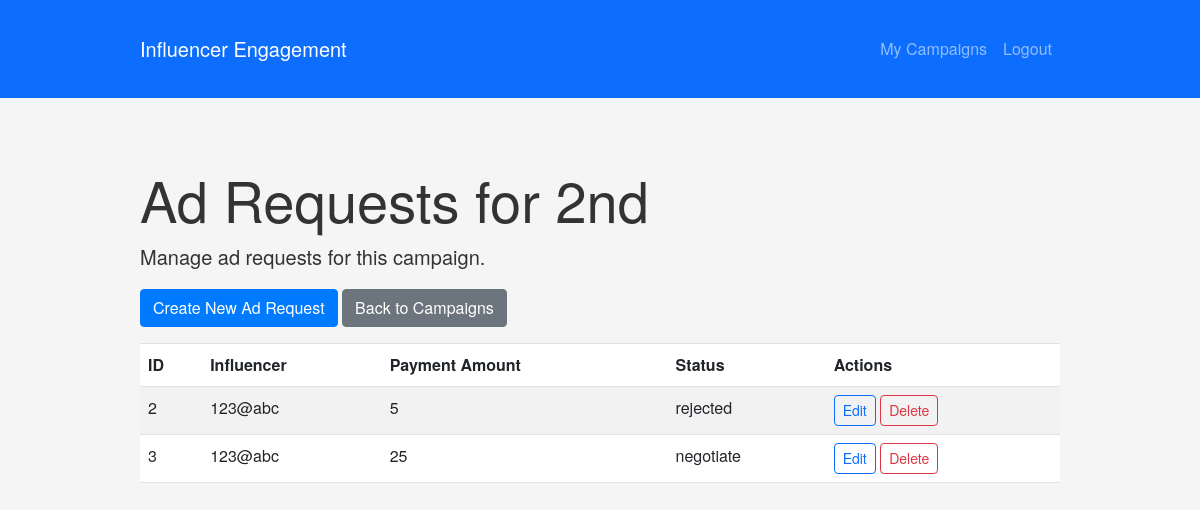
Page /sponsor/ad_requests/2 (signed in) on the committed database.
### app/models.py (models this page shows, shortened)
class Campaign(db.Model):
    id = db.Column(db.Integer, primary_key=True)
    name = db.Column(db.String(100), nullable=False)
    description = db.Column(db.Text, nullable=False)
    start_date = db.Column(db.Date, nullable=False)
    end_date = db.Column(db.Date, nullable=False)
    budget = db.Column(db.Integer, nullable=False)
    visibility = db.Column(db.String(10), default='public')
    goals = db.Column(db.Text)
    sponsor_id = db.Column(db.Integer, db.ForeignKey('user.id'), nullable=False)
    ad_requests = db.relationship('AdRequest', backref='campaign', lazy=True)

class AdRequest(db.Model):
    id = db.Column(db.Integer, primary_key=True)
    campaign_id = db.Column(db.Integer, db.ForeignKey('campaign.id'), nullable=False)
    influencer_id = db.Column(db.Integer, db.ForeignKey('user.id'), nullable=False)
    requirements = db.Column(db.Text, nullable=False)
    payment_amount = db.Column(db.Integer, nullable=False)
    status = db.Column(db.String(20), default='pending')
    messages = db.relationship('Message', backref='ad_request', lazy=True)

class User(UserMixin, db.Model):
    id = db.Column(db.Integer, primary_key=True)
    username = db.Column(db.String(20), unique=True, nullable=False)
    email = db.Column(db.String(120), unique=True, nullable=False)
    password_hash = db.Column(db.String(128))
    role = db.Column(db.String(10), nullable=False)  # 'admin', 'sponsor', 'influencer'
    is_active = db.Column(db.Boolean, default=True)
    is_flagged = db.Column(db.Boolean, default=False)
    notes = db.Column(db.Text)
    campaigns = db.relationship('Campaign', backref='sponsor', lazy=True)
    ad_requests = db.relationship('AdRequest', backref='influencer', lazy=True)
    social_media_links = db.relationship('SocialMediaLink', backref='influencer', lazy=True)

### app/blueprints/sponsor.py (the view)
@bp.route('/ad_requests/<int:campaign_id>')
@login_required
@sponsor_required
def ad_requests(campaign_id):
    campaign = Campaign.query.get_or_404(campaign_id)
    if campaign.sponsor != current_user:
        abort(403)  # Forbidden access if not the campaign owner
    ad_requests = AdRequest.query.filter_by(campaign_id=campaign_id).all()
    return render_template('sponsor/ad_requests.html', ad_requests=ad_requests, campaign=campaign)

### app/utils.py (called while the page is built)
def sponsor_required(func):
    @wraps(func)
    def decorated_view(*args, **kwargs):
        if not current_user.is_authenticated or session.get('role') != 'sponsor':
            flash('You do not have permission to access this page.', 'danger')
            return redirect(url_for('auth.login'))
        if 'ad_request_id' in kwargs:
            ad_request_id = kwargs['ad_request_id']
            ad_request = AdRequest.query.get(ad_request_id)
            if ad_request is None or ad_request.campaign.sponsor != current_user:
                abort(403)  # Forbidden access if not owner or ad request doesn't exist
        return func(*args, **kwargs)
    return decorated_view

### app/templates/sponsor/ad_requests.html (shortened to what this page needs)
{% extends 'base.html' %}
{% block content %}
<h1 class="display-4 mt-4">Ad Requests for {{ campaign.name }}</h1>
<p class="lead">Manage ad requests for this campaign.</p>
<div class="mt-3">
    <a href="{{ url_for('sponsor.create_ad_request', campaign_id=campaign.id) }}" class="btn btn-primary">Create New Ad Request</a>
    <a href="{{ url_for('sponsor.campaigns') }}" class="btn btn-secondary">Back to Campaigns</a>
</div>
<table class="table table-striped mt-3">
    <thead>
        <tr>
            <th>ID</th>
            <th>Influencer</th>
            <th>Payment Amount</th>
            <th>Status</th>
            <th>Actions</th>
        </tr>
    </thead>
    <tbody>
        {% for ad_request in ad_requests %}
            <tr>
                <td>{{ ad_request.id }}</td>
                <td>{{ ad_request.influencer.username }}</td>
                <td>{{ ad_request.payment_amount }}</td>
                <td>{{ ad_request.status }}</td>
                <td>
                    <a href="{{ url_for('sponsor.edit_ad_request', ad_request_id=ad_request.id) }}" class="btn btn-sm btn-outline-primary">Edit</a>
                    <a href="{{ url_for('sponsor.delete_ad_request', ad_request_id=ad_request.id) }}" class="btn btn-sm btn-outline-danger" onclick="return confirm('Are you sure you want to delete this ad request?')">Delete</a>
                </td>
            </tr>
        {% endfor %}
    </tbody>
</table>
{% endblock %}

### app/static/css/main.css (style rules this page uses)
body { font-family: "Helvetica Neue", Arial, sans-serif; line-height: 1.6; color: #333; background-color: #f5f5f5; }
h1, h2, h3, h4, h5, h6 { font-weight: bold; }
h1 { font-size: 2.5rem; }
p { margin-bottom: 1rem; }
a { color: #007bff; text-decoration: none; }
table { width: 100%; border-collapse: collapse; margin-bottom: 1rem; }
th, td { padding: 0.75rem; vertical-align: top; border-top: 1px solid #dee2e6; }
.btn { border-radius: 0.25rem; }
.btn-primary { background-color: #007bff; border-color: #007bff; }

### rows in the picture
Campaign: name "2nd"
AdRequest: id "2", influencer.username "123@abc", payment_amount "5", status "rejected"
AdRequest: id "3", influencer.username "123@abc", payment_amount "25", status "negotiate"
